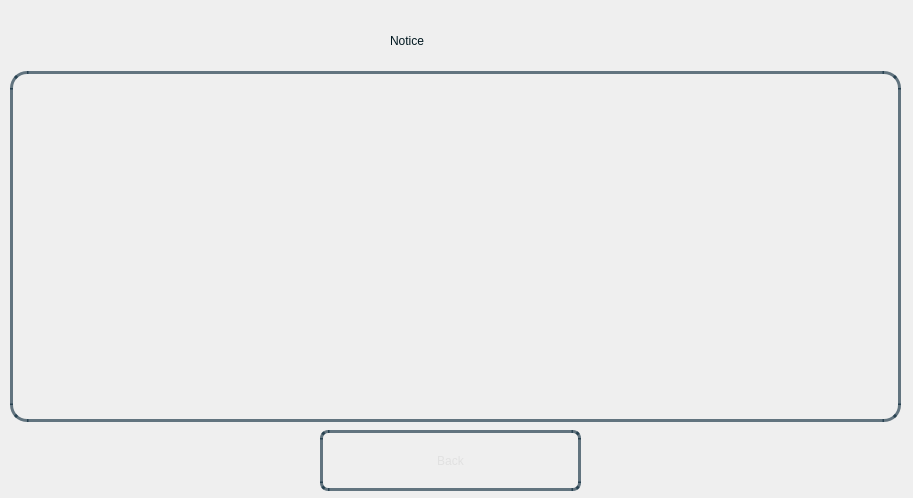
<?xml version="1.0" encoding="UTF-8"?>
<ui version="4.0">
 <class>Dialog</class>
 <widget class="QDialog" name="Dialog">
  <property name="geometry">
   <rect>
    <x>0</x>
    <y>0</y>
    <width>913</width>
    <height>498</height>
   </rect>
  </property>
  <property name="windowTitle">
   <string>Dialog</string>
  </property>
  <widget class="QWidget" name="bgwidget" native="true">
   <property name="geometry">
    <rect>
     <x>0</x>
     <y>0</y>
     <width>911</width>
     <height>501</height>
    </rect>
   </property>
   <property name="styleSheet">
    <string notr="true">QWidget#bgwidget{
background-color:qlineargradient(x1: 1, y1: 1, x2:1, y2: 0.2, stop: 0 rgba(0, 52, 89,140),
stop: 1 rgba(0, 168, 232,190))
}

</string>
   </property>
   <widget class="QLabel" name="classId">
    <property name="geometry">
     <rect>
      <x>390</x>
      <y>10</y>
      <width>121</width>
      <height>61</height>
     </rect>
    </property>
    <property name="styleSheet">
     <string notr="true">font: 24pt &quot;Sans Serif Collection&quot;;
color: rgba(0,23,31,255);
</string>
    </property>
    <property name="text">
     <string>Notice</string>
    </property>
   </widget>
   <widget class="QPushButton" name="backBtn">
    <property name="geometry">
     <rect>
      <x>320</x>
      <y>430</y>
      <width>261</width>
      <height>61</height>
     </rect>
    </property>
    <property name="styleSheet">
     <string notr="true">QPushButton{
border-radius:8px;
border:3px solid rgba(0,30,50,150);
color:rgba(225,225,225,255);
background-color:rgba(0,0,0,0);
font: 22pt &quot;Sans Serif Collection&quot;;
}
.QPushButton:hover
{
   background-color:white;
	color: rgba(0,30,50,150);
}</string>
    </property>
    <property name="text">
     <string>Back</string>
    </property>
   </widget>
   <widget class="QLabel" name="error">
    <property name="geometry">
     <rect>
      <x>361</x>
      <y>130</y>
      <width>221</width>
      <height>131</height>
     </rect>
    </property>
    <property name="styleSheet">
     <string notr="true">font: 20pt &quot;Sans Serif Collection&quot;;
color:&quot;red&quot;;</string>
    </property>
    <property name="text">
     <string/>
    </property>
   </widget>
   <widget class="QTextBrowser" name="textPara">
    <property name="geometry">
     <rect>
      <x>10</x>
      <y>71</y>
      <width>891</width>
      <height>351</height>
     </rect>
    </property>
    <property name="maximumSize">
     <size>
      <width>891</width>
      <height>351</height>
     </size>
    </property>
    <property name="styleSheet">
     <string notr="true">QTextBrowser{
	border-radius:17px;
	background-color:rgba(0,0,0,0);
border:3px solid rgba(0,30,50,150);
	font: 14pt &quot;Sans Serif Collection&quot;;
	padding-left:20px;
	padding-right:20px;
		
}
</string>
    </property>
    <property name="html">
     <string>&lt;!DOCTYPE HTML PUBLIC &quot;-//W3C//DTD HTML 4.0//EN&quot; &quot;http://www.w3.org/TR/REC-html40/strict.dtd&quot;&gt;
&lt;html&gt;&lt;head&gt;&lt;meta name=&quot;qrichtext&quot; content=&quot;1&quot; /&gt;&lt;style type=&quot;text/css&quot;&gt;
p, li { white-space: pre-wrap; }
&lt;/style&gt;&lt;/head&gt;&lt;body style=&quot; font-family:'Sans Serif Collection'; font-size:14pt; font-weight:400; font-style:normal;&quot;&gt;
&lt;p align=&quot;justify&quot; style=&quot;-qt-paragraph-type:empty; margin-top:12px; margin-bottom:12px; margin-left:0px; margin-right:0px; -qt-block-indent:0; text-indent:0px;&quot;&gt;&lt;br /&gt;&lt;/p&gt;&lt;/body&gt;&lt;/html&gt;</string>
    </property>
   </widget>
  </widget>
 </widget>
 <resources/>
 <connections/>
</ui>
